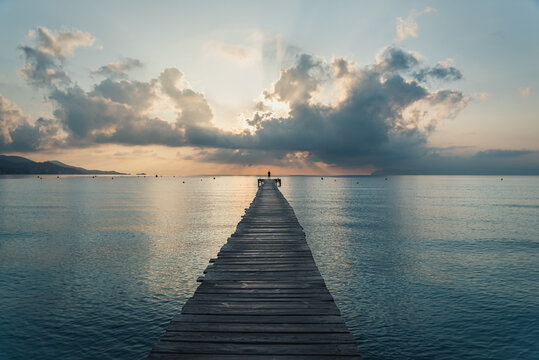
#> input picture input_image.jpg, 539 x 360 px
$ python watermarking_process.py
#> lines starting #> are read from the running program, lines starting #| are printed output that depends on the picture; after the words box and inside, x2 and y2 are one past the last pixel; in counts of white or black regions, pixels touching at a corner belong together; pictures that were not available may be replaced by others from this repository, and a replacement may not be noted
### watermark_utils.py
import numpy as np
from PIL import Image

def block_partition(image, block_size):
    """
    Divide an image into non-overlapping blocks of a specified size.

    Args:
    - image: Input image (numpy array or PIL Image object).
    - block_size: Size of the blocks (tuple of width and height).

    Returns:
    - List of block images (numpy arrays).
    """
    if isinstance(image, Image.Image):
        image = np.array(image)

    height, width = image.shape[:2]
    block_width, block_height = block_size
    num_blocks_horizontal = width // block_width
    num_blocks_vertical = height // block_height

    blocks = []
    for y in range(num_blocks_vertical):
        for x in range(num_blocks_horizontal):
            block = image[y * block_height: (y + 1) * block_height,
                          x * block_width: (x + 1) * block_width]
            blocks.append(block)

    return blocks

def create_binary_watermark(watermark_image, threshold=128):
    """
    Generate a binary watermark image based on a grayscale watermark image and a threshold.

    Args:
    - watermark_image: Grayscale watermark image (numpy array or PIL Image object).
    - threshold: Threshold value for binarization (default is 128).

    Returns:
    - Binary watermark image (numpy array).
    """
    if isinstance(watermark_image, Image.Image):
        watermark_image = np.array(watermark_image.convert("L"))

    binary_watermark = (watermark_image > threshold).astype(np.uint8) * 255

    return binary_watermark

### watermarking_process.py
from PIL import Image
from watermark_utils import block_partition, create_binary_watermark

# Load the input image
input_image = Image.open("input_image.jpg")
#> input_image is the input picture: PIL image 539x360 RGB; mean R, G, B 121.6, 130.5, 128.1

# Define the block size
block_size = (32, 32)  # Example block size

# Perform image block partitioning
blocks = block_partition(input_image, block_size)
#> after the loop in block_partition, `for y in range(num_blocks_vertical):`: blocks = 176 items
#> blocks = 176 items

# Load the watermark image
watermark_image = Image.open("watermark_image.jpg").convert("L")
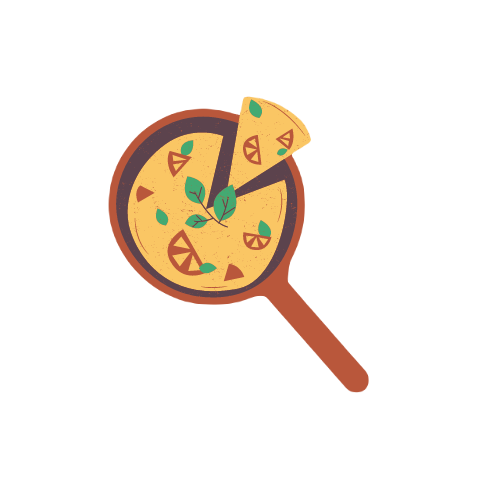
#> input picture main_images/watermark_image.png, 500 x 500 px, given in place of watermark_image.jpg, which was not available
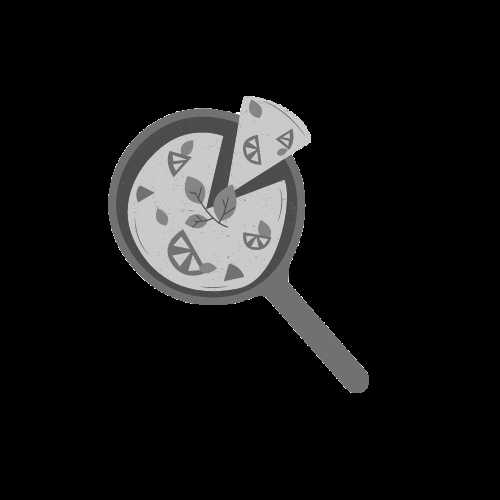
#> watermark_image: PIL image 500x500 L; min 0, max 255, mean 22

# Generate the binary watermark image
binary_watermark = create_binary_watermark(watermark_image)
#> in create_binary_watermark, `binary_watermark = (watermark_image > threshold).astype(np.uint8) * 255`:
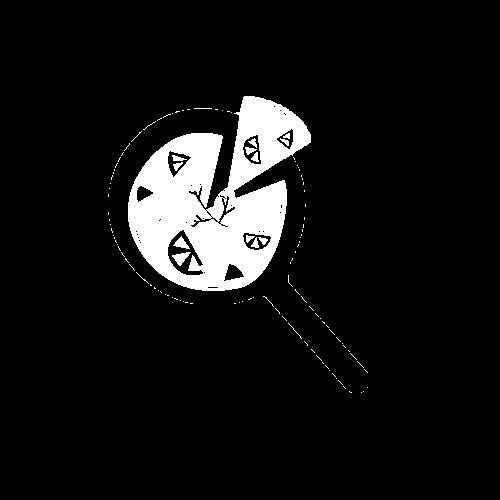
#> binary_watermark: shape (500, 500); 8% white; 120 white regions (107 under 20 px), largest, box (x1, y1, x2, y2) and area: (128, 96, 311, 291) 18932, (172, 252, 191, 266) 131, (173, 236, 190, 249) 104

# Perform watermark block partitioning
watermark_blocks = block_partition(binary_watermark, block_size)
#> watermark_blocks = 225 items

# Now you have both the input image blocks and the watermark blocks
# You can proceed with embedding the watermark into the image blocks using your desired watermarking technique
